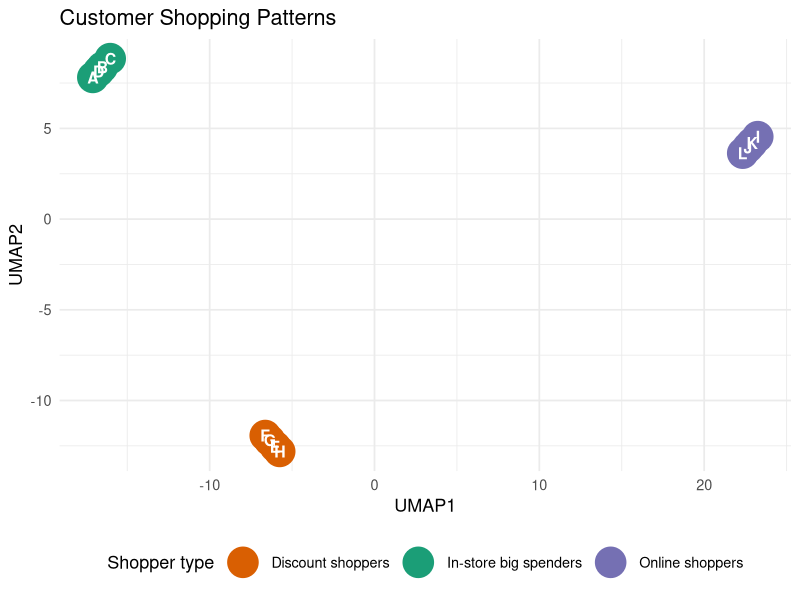
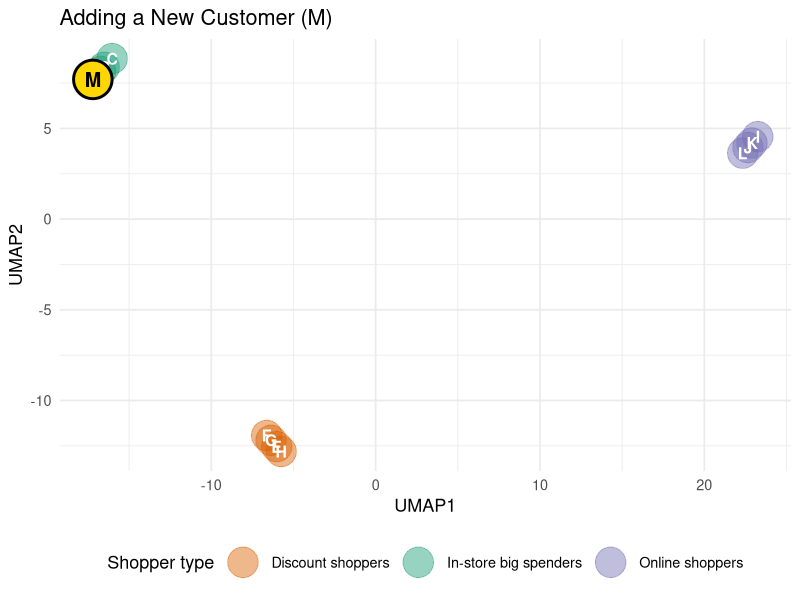

R code for these plots, in order: (Note: this script raises an error after producing the figures.)
## ---- chunk 1
library(tidyverse)
library(uwot)
## ---- chunk 2

# Load example data
customers <- data.frame(
  customer = LETTERS[1:12],
  visits = c(2, 3, 2, 3, 10, 12, 9, 11, 6, 7, 5, 6),
  avg_spend = c(180, 165, 210, 190, 45, 55, 50, 40, 90, 100, 80, 95),
  online = c(20, 25, 15, 30, 20, 25, 15, 30, 85, 90, 80, 95),
  discounts = c(10, 15, 10, 12, 85, 90, 80, 88, 20, 25, 15, 18),
  returns = c(5, 8, 4, 6, 15, 12, 18, 14, 5, 7, 4, 6)
)

# Hard coded groups, based on how the data was built
customers$group <- rep(
  c("In-store big spenders", "Discount shoppers", "Online shoppers"),
  each = 4
)

group_colors <- c(
  "In-store big spenders" = "#1b9e77",
  "Discount shoppers"     = "#d95f02",
  "Online shoppers"       = "#7570b3"
)

# Select and standardize the customer features
X <- customers %>% select(-customer, -group)
X_scaled <- scale(X)

# Reduce the five features to two dimensions
set.seed(42)
umap_model <- umap(
  X_scaled,
  n_neighbors = 4,
  min_dist = 0.1,
  n_components = 2,
  ret_model = TRUE
)
## ---- chunk 3
embedding <- as.data.frame(umap_model$embedding)

plot_data <- data.frame(
  customer = customers$customer,
  group = customers$group,
  UMAP1 = embedding[, 1],
  UMAP2 = embedding[, 2]
)

ggplot(plot_data, aes(UMAP1, UMAP2, color = group)) +
  geom_point(size = 10) +
  geom_text(aes(label = customer), color = "white",
            fontface = "bold", size = 4) +
  scale_color_manual(values = group_colors) +
  labs(title = "Customer Shopping Patterns",
       color = "Shopper type") +
  theme_minimal(base_size = 13) +
  theme(legend.position = "bottom")
## ---- chunk 4
# New customer M (same column order as X)
new_customer <- data.frame(
  visits = 4,
  avg_spend = 170,
  online = 22,
  discounts = 12,
  returns = 6
)

# Scale M using the original data's center and scale
new_scaled <- scale(
  new_customer,
  center = attr(X_scaled, "scaled:center"),
  scale = attr(X_scaled, "scaled:scale")
)

# Place M in the existing UMAP space
set.seed(42)
new_embedding <- umap_transform(new_scaled, umap_model)

new_point <- data.frame(
  customer = "M",
  UMAP1 = new_embedding[, 1],
  UMAP2 = new_embedding[, 2]
)

ggplot(plot_data, aes(UMAP1, UMAP2, color = group)) +
  geom_point(size = 10, alpha = 0.45) +
  geom_text(aes(label = customer), color = "white",
            fontface = "bold", size = 4) +
  geom_point(data = new_point, aes(UMAP1, UMAP2),
             inherit.aes = FALSE, shape = 21, size = 12,
             fill = "gold", color = "black", stroke = 1.5) +
  geom_text(data = new_point, aes(UMAP1, UMAP2, label = customer),
            inherit.aes = FALSE, fontface = "bold", size = 5) +
  scale_color_manual(values = group_colors) +
  labs(title = "Adding a New Customer (M)",
       color = "Shopper type") +
  theme_minimal(base_size = 13) +
  theme(legend.position = "bottom")

## ---- chunk 5
#| echo: false
#| fig-cap: "UMAP of the claims pages (2D), colored by class."
knitr::include_graphics("img/claims-umap-2d.png")
## ---- chunk 6
#| echo: false
#| fig-cap: "Held-out accuracy of k-nearest neighbors with three feature sets."
knitr::include_graphics("img/claims-knn-accuracy.png")
